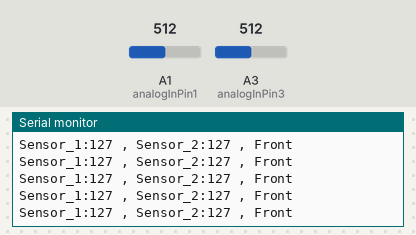
Simulated run of this sketch. Board: Arduino Uno, built with avr-gcc and run on an emulated ATmega328P. Shown: the last lines printed to the serial monitor. Inputs (shaded band) come from the test bench; at power-on: A1 (analogInPin1) = 512, A3 (analogInPin3) = 512.

Above: at 1.2 s.
1.3 s: A1 (analogInPin1) set to 530
At 2.1 s:
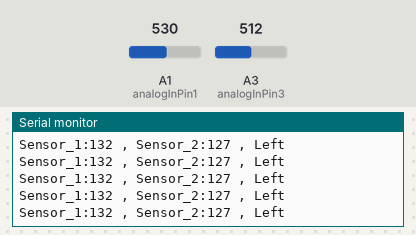
3.2 s: A3 (analogInPin3) set to 534
At 4.3 s:
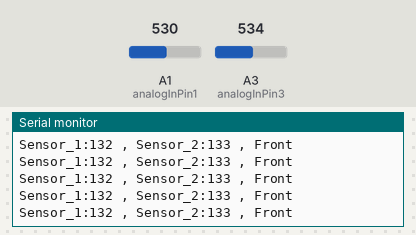
11.1 s: A1 (analogInPin1) set to 409
At 11.6 s:
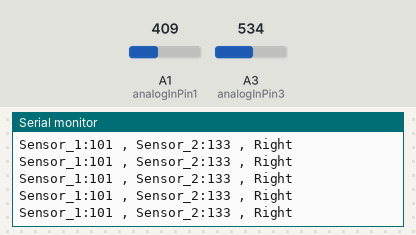
14.1 s: A1 (analogInPin1) set to 388
At 14.7 s:
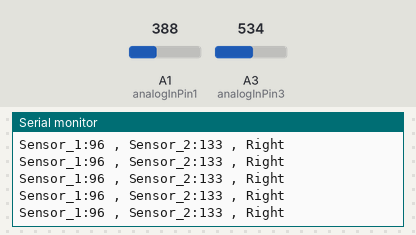

Measured:
- the behaviour switches between 521 and 522 on A1 (analogInPin1) (found by bisection; images 0 and 1)
- the behaviour switches between 521 and 522 on A3 (analogInPin3) (found by bisection; images 1 and 2)
- after the input at 1.3 s, the serial monitor: prints a new line after 0.09 s (image 1)
- after the input at 3.2 s, the serial monitor: prints a new line after 0.06 s (image 2)
- after the input at 11.1 s, the serial monitor: prints a new line after 0.08 s (image 3)
- after the input at 14.1 s, the serial monitor: prints a new line after 0.09 s (image 4)

The sketch:

Sound_test_Ver1.ino
```cpp
const int analogInPin1 = A1;
const int analogInPin3 = A3;

int sensorValue1 = 0;
int outputValue1 = 0;

int sensorValue3 = 0;
int outputValue3 = 0;

void setup() {
  Serial.begin(9600);
}

void loop() {
  sensorValue1 = analogRead(analogInPin1);
  outputValue1 = map(sensorValue1, 0, 1023, 0, 255);

  sensorValue3 = analogRead(analogInPin3);
  outputValue3 = map(sensorValue3, 0, 1023, 0, 255);

  Serial.print("Sensor_1:");
  Serial.print(outputValue1);
  Serial.print(" , ");
  Serial.print("Sensor_2:");
  Serial.print(outputValue3);
  Serial.print(" , ");


  if(outputValue1 - outputValue3 < -2){
    Serial.println("Right");
  }else if(outputValue1 - outputValue3 > 2){
    Serial.println("Left");
  }else{
    Serial.println("Front");
  }

  delay(10);
}
```
